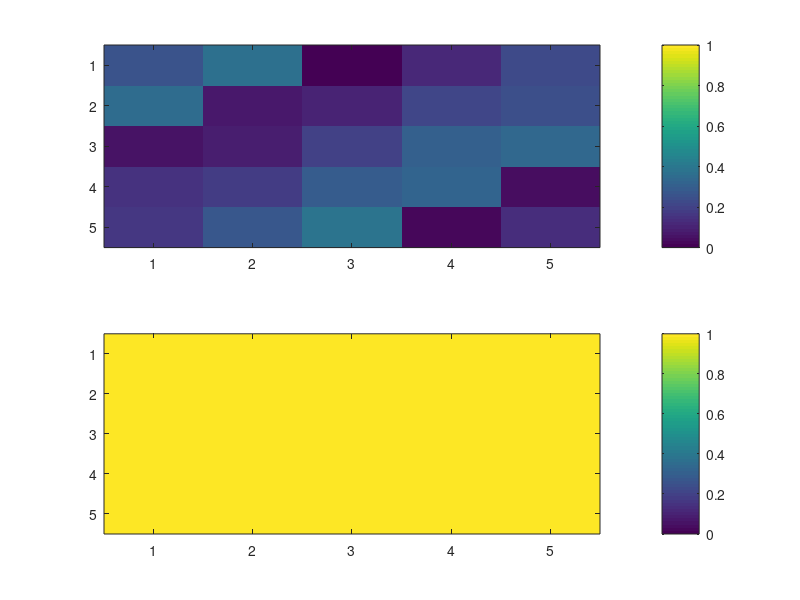

The MATLAB source for this figure:
clearvars,clc;
matrixSize = 5;
deviation = 200;
demoMatrix = magic(matrixSize);
subplot(2,1,1);
image(demoMatrix);
colorbar;

subplot(2,1,2);
image(demoMatrix+deviation);
colorbar;